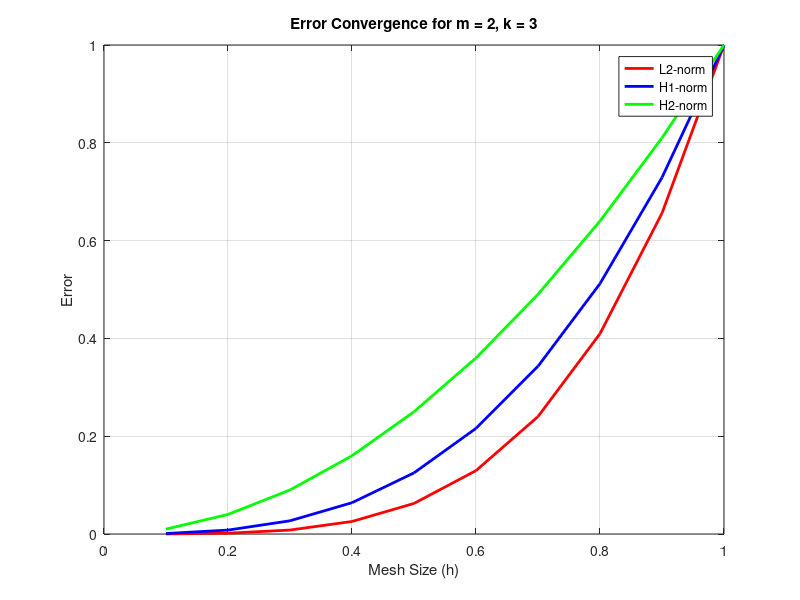
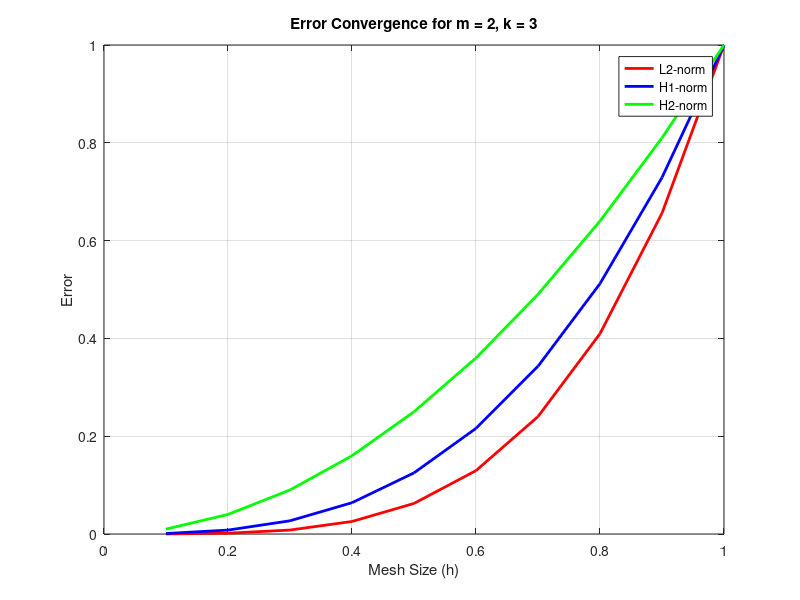
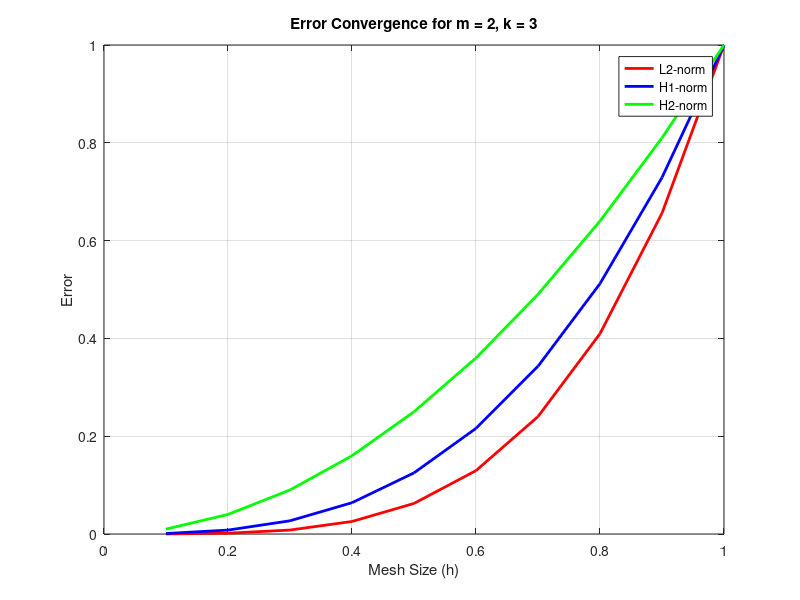

MATLAB code for these plots, in order:

m = 2;  % Smoothness of the solution for Bernoulli-Euler beam theory
k = 3;  % Degree of shape functions

h = linspace(0.1, 1, 10);  

% Calculate error estimates for L2-norm, H1-norm, and H2-norm
for l = 1:3  
    beta_L2 = min(k + 1 - 0, 2*(k + 1 - m)); % L2-norm convergence rate
    beta_H1 = min(k + 1 - 1, 2*(k + 1 - m)); % H1-norm convergence rate
    beta_H2 = min(k + 1 - 2, 2*(k + 1 - m)); % H2-norm convergence rate
    
    error_L2 = h.^beta_L2; % Error in L2-norm
    error_H1 = h.^beta_H1; % Error in H1-norm
    error_H2 = h.^beta_H2; % Error in H2-norm

    fprintf('For m = %d and k = %d, the convergence rates are:\n', m, k);
    fprintf('Convergence rate in L2-norm: O(h^%f)\n', beta_L2);
    fprintf('Convergence rate in H1-norm: O(h^%f)\n', beta_H1);
    fprintf('Convergence rate in H2-norm: O(h^%f)\n\n', beta_H2);
    
    % Optionally, plot error convergence for visualization
    figure;
    plot(h, error_L2, 'r', 'LineWidth', 2); hold on;
    plot(h, error_H1, 'b', 'LineWidth', 2);
    plot(h, error_H2, 'g', 'LineWidth', 2);
    xlabel('Mesh Size (h)');
    ylabel('Error');
    title(sprintf('Error Convergence for m = %d, k = %d', m, k));
    legend('L2-norm', 'H1-norm', 'H2-norm');
    grid on;
end
